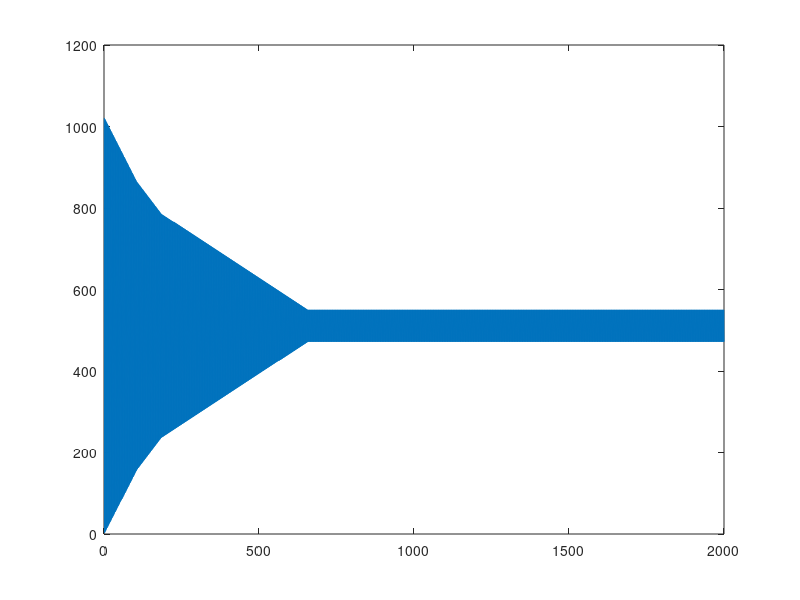

This figure's MATLAB source:
function Y = MyDCRemoveIIRExt()
%UNTITLED Summary of this function goes here
%   Detailed explanation goes here
%    b=[0.99843166591671906,-0.99843166591671906,0];
%    a=[1,-0.996863331833438,0];
%			K1=0.99843166591671906, K2=0.996863331833438
%			K1=4089=0xFF9
%			K2=4083=0xFF3
%		Note: Negative of K2 and subtraction on input will make a positive operator or Sum!...
%						x(n)»-- X K1 --»(+)-------mid1----->(+)--» Y
%										(-)			¦	   (-)
%										 ^		  mid2	    ^
%										 ¦			¦	    ¦
%										 +-«---K2---X---»---+
close all;
% clear all;
format long;
format compact;
clc;
% b=[0.99843166591671906,-0.99843166591671906,0];
% a=[1,-0.996863331833438,0];
K1=0.99843166591671906;
K2=0.996863331833438;
NB=12;
K1=fix(K1*2^NB);%4089=0xFF9
K2=fix(K2*2^NB);%4083;%%%=0xFF3
ArrLen = 2e3;
Y=zeros(1,ArrLen);
% mid1=0;
mid2=0;
X=1023;%% full unsigned value of 10-bit ADC
LargeAbsmid1=0;
% Largemid1Sign=0;
LargeAbsmid2=0;
% Largemid2Sign = 0;
% Dout =0;
LargeDout = 0;
% LargeDoutSign = 0;
for i=1:ArrLen
    mid1 = fix(fix(X*K1) - fix(K2*mid2));
    if LargeAbsmid1<abs(mid1)
        LargeAbsmid1 = abs(mid1);
        % if mid1<0
        %     Largemid1Sign = 1;
        % else
        %     Largemid1Sign = 0;
        % end
    end
    Dout = fix(mid1 - mid2);
    if LargeDout < abs(Dout)
        LargeDout = abs(Dout);
        % if Dout <0
        %     LargeDoutSign = 1;
        % else
        %     LargeDoutSign = 0;
        % end
    end
    Y(i) = fix(Dout/2^NB);
    mid2 = fix(mid1/2^NB);
    if LargeAbsmid2 < abs(mid2)
        LargeAbsmid2 = abs(mid2);
        % if mid2<0
        %     Largemid2Sign = 1;
        % else
        %     Largemid2Sign = 0;
        % end
    end
    
end
plot(Y);
figure;
% plot(mid1);
% figure;
% plot(mid2);

% LargeAbsmid1
fprintf('\n we need %d bits for this variable\n',ceil(log10(LargeAbsmid1)/log10(2)));
% Largemid1Sign

% LargeAbsmid2
fprintf('\n we need %d bits for this variable\n',ceil(log10(LargeAbsmid2)/log10(2)));
% Largemid2Sign

% LargeDout
fprintf('\n we need %d bits for this variable\n',ceil(log10(LargeDout)/log10(2)));
% LargeDoutSign

% figure;
% t=1:ArrLen;
% [h,t]=stepz(b,a);
% plot(t,h, 'r');

end

